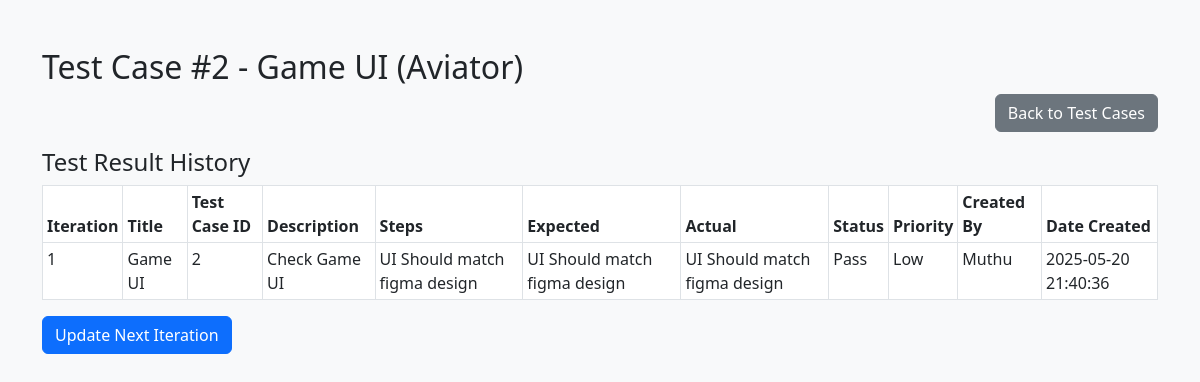
Screenshot of /games/Aviator/testcase/2 with the database file from the repository.
### tables this page shows
CREATE TABLE test_cases (
            id INTEGER PRIMARY KEY AUTOINCREMENT,
            game TEXT,
            title TEXT,
            description TEXT,
            steps TEXT,
            expected_result TEXT,
            actual_result TEXT,
            status TEXT,
            priority TEXT,
            iteration INTEGER,
            created_by TEXT,
            date_created TEXT
        );

CREATE TABLE test_case_history (
            id INTEGER PRIMARY KEY AUTOINCREMENT,
            test_case_id INTEGER,
            iteration INTEGER,
            title TEXT,
            description TEXT,
            steps TEXT,
            expected_result TEXT,
            actual_result TEXT,
            status TEXT,
            priority TEXT,
            updated_at TEXT,
            created_by TEXT,
            FOREIGN KEY(test_case_id) REFERENCES test_cases(id)
        );

### app.py (the view, shortened to what this page needs)
@app.route('/games/<game_name>/testcase/<int:testcase_id>', methods=['GET', 'POST'])
def view_testcase(game_name, testcase_id):
    test_case = get_test_case_by_id(testcase_id)
    if not test_case:
        return f"Test Case with ID {testcase_id} not found.", 404
    with sqlite3.connect('database.db') as conn:
        conn.row_factory = sqlite3.Row
        c = conn.cursor()
        c.execute('SELECT * FROM test_case_history WHERE test_case_id = ? ORDER BY iteration ASC', (testcase_id,))
        history = c.fetchall()
    return render_template(
        'view_testcase.html',
        game_name=game_name,
        test_case=test_case,
        history=history,
        user_name=''  # Pre-fill if you have a login system
    )

### models.py (called while the page is built)
def get_test_case_by_id(testcase_id):
    with sqlite3.connect(DB_NAME) as conn:
        conn.row_factory = sqlite3.Row
        c = conn.cursor()
        c.execute('SELECT * FROM test_cases WHERE id = ?', (testcase_id,))
        return c.fetchone()

### templates/view_testcase.html (shortened to what this page needs)
<!DOCTYPE html>
<html lang="en">
<head>
    <link rel="stylesheet" href="https://cdn.jsdelivr.net/npm/bootstrap@5.3.0/dist/css/bootstrap.min.css">
</head>
<body class="bg-light">
<div class="container mt-5">
    <h2>Test Case #{{ test_case.id }} - {{ test_case.title }} ({{ game_name }})</h2>
    <div class="text-end mb-3">
        <a href="{{ url_for('index', game_name=game_name) }}" class="btn btn-secondary">Back to Test Cases</a>
    </div>
    <h4>Test Result History</h4>
    {% if history %}
        <table class="table table-bordered table-sm">
            <thead>
                <tr>
                    <th>Iteration</th>
                    <th>Title</th>
                    <th>Test Case ID</th>
                    <th>Description</th>
                    <th>Steps</th>
                    <th>Expected</th>
                    <th>Actual</th>
                    <th>Status</th>
                    <th>Priority</th>
                    <th>Created By</th>
                    <th>Date Created</th>
                </tr>
            </thead>
            <tbody>
                {% for h in history %}
                <tr>
                    <td>{{ h.iteration }}</td>
                    <td>{{ h.title }}</td>
                    <td>{{ h.test_case_id }}</td>
                    <td>{{ h.description }}</td>
                    <td>{{ h.steps }}</td>
                    <td>{{ h.expected_result }}</td>
                    <td>{{ h.actual_result }}</td>
                    <td>{{ h.status }}</td>
                    <td>{{ h.priority }}</td>
                    <td>{{ h.created_by or 'None' }}</td>
                    <td>{{ h.updated_at }}</td>
                </tr>
                {% endfor %}
            </tbody>
        </table>
    {% else %}
        <p>No update history available for this test case.</p>
    {% endif %}
    <button type="button" class="btn btn-primary" data-bs-toggle="modal" data-bs-target="#updateModal">
        Update Next Iteration
    </button>
</div>
</body>
</html>

### rows the page displays
test_cases: id "2", title "Game UI", game "Aviator"
test_case_history: iteration "1", title "Game UI", test_case_id "2", description "Check Game UI", steps "UI Should match figma design", expected_result "UI Should match figma design", actual_result "UI Should match figma design", status "Pass", priority "Low", created_by "Muthu", updated_at "2025-05-20 21:40:36"
